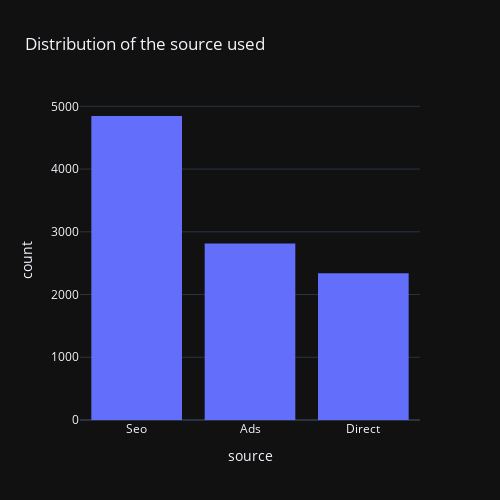

Here is the notebook cell this chart was saved with:
### Markdown cell above
US have the most newsletter subscribers

### Code cell
# Let's see how users go to the newsletter site
fig = px.histogram(data_sample, x="source", title="Distribution of the source used", width= 500,
                      height = 500)
fig.show()

### Figure 1 — Plotly figure (JSON) as saved in the notebook; plotly's stock layout.template omitted (floating-point values rounded to 4 significant figures; data arrays with more than 128 entries replaced by an {"elided": "..."} marker saying what was removed)
{"data": [{"alignmentgroup": "True", "bingroup": "x", "hovertemplate": "source=%{x}<br>count=%{y}<extra></extra>", "legendgroup": "", "marker": {"color": "#636efa", "pattern": {"shape": ""}}, "name": "", "offsetgroup": "", "orientation": "v", "showlegend": false, "type": "histogram", "x": {"elided": "10000 str values"}, "xaxis": "x", "yaxis": "y"}], "layout": {"barmode": "relative", "height": 500, "legend": {"tracegroupgap": 0}, "title": {"text": "Distribution of the source used"}, "width": 500, "xaxis": {"anchor": "y", "domain": [0, 1], "title": {"text": "source"}}, "yaxis": {"anchor": "x", "domain": [0, 1], "title": {"text": "count"}}}}
